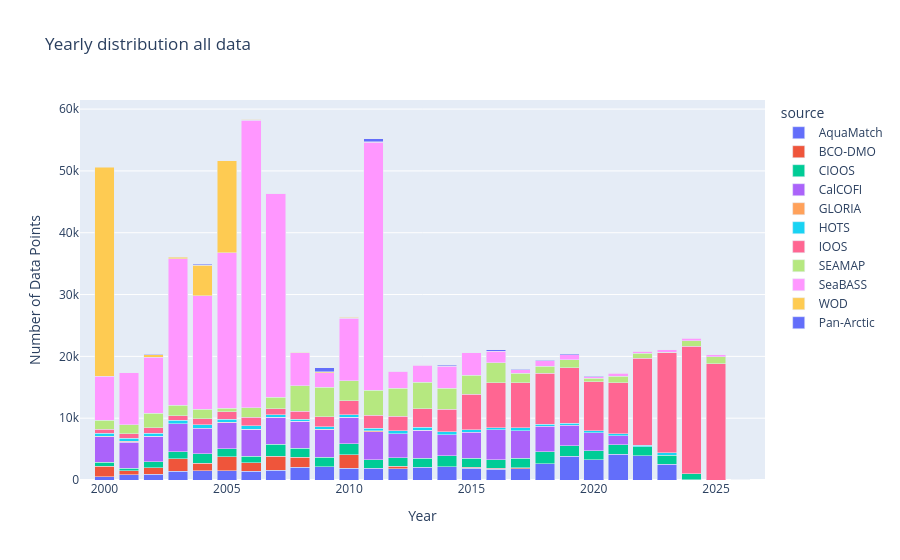

Notebook cell for this chart:
### Code cell
year_test=all_chl.copy()
year_test['datetime'] = pd.to_datetime(year_test['datetime'])
year_test['year'] = year_test['datetime'].dt.year
grouped = year_test.groupby(['year', 'source']).size().reset_index(name='DataPoints')

# Create bar chart
fig = px.bar(
    grouped,
    x='year',
    y='DataPoints',
    color='source',
    title='Yearly distribution all data',
    labels={'year': 'Year', 'DataPoints': 'Number of Data Points', 'metadata': 'Metadata'},)
fig.update_xaxes(range=[1999,2027])
fig.update_layout(barmode='stack')  # ensures stacking
fig.show()

### Figure 1 — Plotly figure (JSON) as saved in the notebook; plotly's stock layout.template omitted (floating-point values rounded to 4 significant figures)
{"data": [{"hovertemplate": "source=AquaMatch<br>Year=%{x}<br>Number of Data Points=%{y}<extra></extra>", "legendgroup": "AquaMatch", "marker": {"color": "#636efa", "pattern": {"shape": ""}}, "name": "AquaMatch", "orientation": "v", "showlegend": true, "textposition": "auto", "type": "bar", "x": [2000, 2001, 2002, 2003, 2004, 2005, 2006, 2007, 2008, 2009, 2010, 2011, 2012, 2013, 2014, 2015, 2016, 2017, 2018, 2019, 2020, 2021, 2022, 2023, 2024], "xaxis": "x", "y": [558, 844, 958, 1439, 1500, 1529, 1456, 1566, 2047, 2106, 1920, 1915, 1840, 2083, 2162, 1938, 1770, 1842, 2633, 3838, 3295, 4181, 3926, 2562, 36], "yaxis": "y"}, {"hovertemplate": "source=BCO-DMO<br>Year=%{x}<br>Number of Data Points=%{y}<extra></extra>", "legendgroup": "BCO-DMO", "marker": {"color": "#EF553B", "pattern": {"shape": ""}}, "name": "BCO-DMO", "orientation": "v", "showlegend": true, "textposition": "auto", "type": "bar", "x": [2000, 2001, 2002, 2003, 2004, 2005, 2006, 2007, 2008, 2009, 2010, 2012, 2015, 2016, 2017, 2018], "xaxis": "x", "y": [1643, 654, 1031, 2001, 1221, 2202, 1318, 2310, 1648, 47, 2135, 376, 127, 115, 161, 36], "yaxis": "y"}, {"hovertemplate": "source=CIOOS<br>Year=%{x}<br>Number of Data Points=%{y}<extra></extra>", "legendgroup": "CIOOS", "marker": {"color": "#00cc96", "pattern": {"shape": ""}}, "name": "CIOOS", "orientation": "v", "showlegend": true, "textposition": "auto", "type": "bar", "x": [2000, 2001, 2002, 2003, 2004, 2005, 2006, 2007, 2008, 2009, 2010, 2011, 2012, 2013, 2014, 2015, 2016, 2017, 2018, 2019, 2020, 2021, 2022, 2023, 2024], "xaxis": "x", "y": [635, 390, 1000, 1095, 1509, 1288, 1108, 1918, 1437, 1518, 1813, 1345, 1356, 1401, 1756, 1418, 1361, 1523, 1906, 1698, 1444, 1546, 1493, 1477, 998], "yaxis": "y"}, {"hovertemplate": "source=CalCOFI<br>Year=%{x}<br>Number of Data Points=%{y}<extra></extra>", "legendgroup": "CalCOFI", "marker": {"color": "#ab63fa", "pattern": {"shape": ""}}, "name": "CalCOFI", "orientation": "v", "showlegend": true, "textposition": "auto", "type": "bar", "x": [2000, 2001, 2002, 2003, 2004, 2005, 2006, 2007, 2008, 2009, 2010, 2011, 2012, 2013, 2014, 2015, 2016, 2017, 2018, 2019, 2020, 2021], "xaxis": "x", "y": [4198, 4196, 4090, 4560, 4166, 4265, 4324, 4321, 4344, 4471, 4255, 4565, 3924, 4558, 3421, 4239, 4860, 4480, 4081, 3305, 2906, 1413], "yaxis": "y"}, {"hovertemplate": "source=GLORIA<br>Year=%{x}<br>Number of Data Points=%{y}<extra></extra>", "legendgroup": "GLORIA", "marker": {"color": "#FFA15A", "pattern": {"shape": ""}}, "name": "GLORIA", "orientation": "v", "showlegend": true, "textposition": "auto", "type": "bar", "x": [2000, 2001, 2002, 2003, 2005, 2006, 2007, 2008, 2009, 2010, 2011, 2012, 2013], "xaxis": "x", "y": [78, 164, 32, 43, 68, 44, 54, 3, 30, 64, 138, 26, 43], "yaxis": "y"}, {"hovertemplate": "source=HOTS<br>Year=%{x}<br>Number of Data Points=%{y}<extra></extra>", "legendgroup": "HOTS", "marker": {"color": "#19d3f3", "pattern": {"shape": ""}}, "name": "HOTS", "orientation": "v", "showlegend": true, "textposition": "auto", "type": "bar", "x": [2000, 2001, 2002, 2003, 2004, 2005, 2006, 2007, 2008, 2009, 2010, 2011, 2012, 2013, 2014, 2015, 2016, 2017, 2018, 2019, 2020, 2021, 2022, 2023], "xaxis": "x", "y": [477, 547, 467, 502, 518, 442, 515, 399, 362, 444, 376, 439, 424, 451, 464, 420, 381, 436, 352, 367, 323, 349, 216, 387], "yaxis": "y"}, {"hovertemplate": "source=IOOS<br>Year=%{x}<br>Number of Data Points=%{y}<extra></extra>", "legendgroup": "IOOS", "marker": {"color": "#FF6692", "pattern": {"shape": ""}}, "name": "IOOS", "orientation": "v", "showlegend": true, "textposition": "auto", "type": "bar", "x": [2000, 2001, 2002, 2003, 2004, 2005, 2006, 2007, 2008, 2009, 2010, 2011, 2012, 2013, 2014, 2015, 2016, 2017, 2018, 2019, 2020, 2021, 2022, 2023, 2024, 2025, 2026], "xaxis": "x", "y": [587, 659, 899, 750, 960, 1260, 1386, 999, 1310, 1587, 2230, 2082, 2376, 3028, 3633, 5725, 7243, 7327, 8244, 8931, 7952, 8282, 14093, 16160, 20619, 18842, 49], "yaxis": "y"}, {"hovertemplate": "source=SEAMAP<br>Year=%{x}<br>Number of Data Points=%{y}<extra></extra>", "legendgroup": "SEAMAP", "marker": {"color": "#B6E880", "pattern": {"shape": ""}}, "name": "SEAMAP", "orientation": "v", "showlegend": true, "textposition": "auto", "type": "bar", "x": [2000, 2001, 2002, 2003, 2004, 2005, 2006, 2007, 2008, 2009, 2010, 2011, 2012, 2013, 2014, 2015, 2016, 2017, 2018, 2019, 2020, 2021, 2022, 2023, 2024, 2025], "xaxis": "x", "y": [1531, 1494, 2292, 1675, 1545, 576, 1578, 1844, 4125, 4838, 3292, 4016, 4515, 4256, 3444, 3047, 3205, 1510, 1133, 1344, 528, 1007, 778, 78, 859, 1089], "yaxis": "y"}, {"hovertemplate": "source=SeaBASS<br>Year=%{x}<br>Number of Data Points=%{y}<extra></extra>", "legendgroup": "SeaBASS", "marker": {"color": "#FF97FF", "pattern": {"shape": ""}}, "name": "SeaBASS", "orientation": "v", "showlegend": true, "textposition": "auto", "type": "bar", "x": [2000, 2001, 2002, 2003, 2004, 2005, 2006, 2007, 2008, 2009, 2010, 2011, 2012, 2013, 2014, 2015, 2016, 2017, 2018, 2019, 2020, 2021, 2022, 2023, 2024, 2025], "xaxis": "x", "y": [7039, 8424, 9062, 23712, 18366, 25172, 46506, 32961, 5336, 2315, 10095, 40172, 2776, 2715, 3517, 3643, 1863, 567, 892, 795, 296, 523, 319, 425, 419, 304], "yaxis": "y"}, {"hovertemplate": "source=WOD<br>Year=%{x}<br>Number of Data Points=%{y}<extra></extra>", "legendgroup": "WOD", "marker": {"color": "#FECB52", "pattern": {"shape": ""}}, "name": "WOD", "orientation": "v", "showlegend": true, "textposition": "auto", "type": "bar", "x": [2000, 2001, 2002, 2003, 2004, 2005, 2006, 2007, 2008, 2009, 2010, 2011, 2021, 2022], "xaxis": "x", "y": [33875, 18, 458, 270, 4973, 14817, 157, 36, 47, 133, 127, 82, 18, 3], "yaxis": "y"}, {"hovertemplate": "source=Pan-Arctic<br>Year=%{x}<br>Number of Data Points=%{y}<extra></extra>", "legendgroup": "Pan-Arctic", "marker": {"color": "#636efa", "pattern": {"shape": ""}}, "name": "Pan-Arctic", "orientation": "v", "showlegend": true, "textposition": "auto", "type": "bar", "x": [2002, 2004, 2005, 2006, 2007, 2008, 2009, 2010, 2011, 2012, 2013, 2014, 2015, 2016, 2017, 2018, 2019, 2020, 2024], "xaxis": "x", "y": [49, 142, 12, 7, 9, 89, 691, 110, 448, 13, 82, 158, 33, 284, 82, 119, 138, 16, 120], "yaxis": "y"}], "layout": {"autosize": true, "barmode": "stack", "legend": {"title": {"text": "source"}, "tracegroupgap": 0}, "title": {"text": "Yearly distribution all data"}, "xaxis": {"anchor": "y", "domain": [0, 1], "range": [1999, 2027], "title": {"text": "Year"}, "type": "linear"}, "yaxis": {"anchor": "x", "autorange": true, "domain": [0, 1], "range": [0, 61470.0], "title": {"text": "Number of Data Points"}, "type": "linear"}}}
